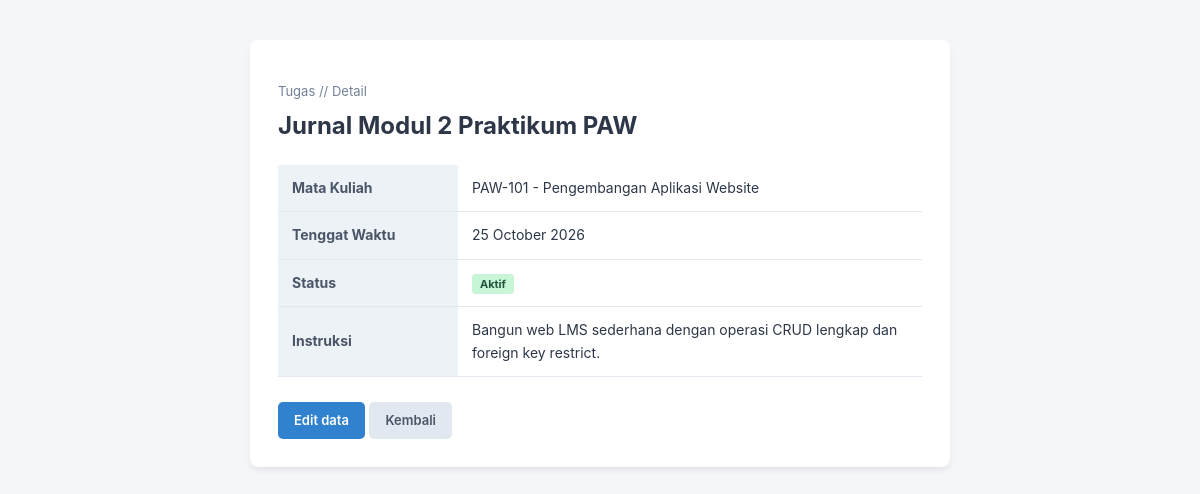
The app's page /detail_tugas.php?id=2 with its own data.
### tables this page shows
CREATE TABLE IF NOT EXISTS tugas (
    id INT UNSIGNED AUTO_INCREMENT PRIMARY KEY,
    mata_kuliah_id INT UNSIGNED NOT NULL,
    judul VARCHAR(150) NOT NULL,
    instruksi TEXT NOT NULL,
    tenggat DATE NOT NULL,
    status VARCHAR(20) NOT NULL,
    FOREIGN KEY (mata_kuliah_id) REFERENCES mata_kuliah(id) ON DELETE RESTRICT
);

CREATE TABLE IF NOT EXISTS mata_kuliah (
    id INT UNSIGNED AUTO_INCREMENT PRIMARY KEY,
    kode VARCHAR(20) NOT NULL UNIQUE,
    nama VARCHAR(100) NOT NULL,
    dosen VARCHAR(100) NOT NULL,
    semester TINYINT UNSIGNED NOT NULL
);

### detail_tugas.php (the view, shortened to what this page needs)
<?php
require 'koneksi.php';
$id = (int)($_GET['id'] ?? 0);
$stmt = $conn->prepare("SELECT t.*, mk.kode AS kode_mk, mk.nama AS nama_mk
                        FROM tugas t
                        JOIN mata_kuliah mk ON t.mata_kuliah_id = mk.id
                        WHERE t.id = ?");
$stmt->bind_param('i', $id);
$stmt->execute();
$data = $stmt->get_result()->fetch_assoc();
?>
<!DOCTYPE html>
<html lang="id">
<head>
    <link rel="stylesheet" href="style.css">
</head>
<body>
    <main class="container">
        <div class="card" style="max-width: 700px; margin: 40px auto;">
            <p style="font-size: 13px; color: #718096; margin-bottom: 5px;">Tugas // Detail</p>
            <h2 style="margin-top: 0;"><?= htmlspecialchars($data['judul']); ?></h2>
            <table>
                <tr>
                    <th style="width: 180px;">Mata Kuliah</th>
                    <td><?= htmlspecialchars($data['kode_mk'] . ' - ' . $data['nama_mk']); ?></td>
                </tr>
                <tr>
                    <th>Tenggat Waktu</th>
                    <td><?= date('d F Y', strtotime($data['tenggat'])); ?></td>
                </tr>
                <tr>
                    <th>Status</th>
                    <td><span class="badge badge-<?= strtolower($data['status']); ?>"><?= htmlspecialchars($data['status']); ?></span></td>
                </tr>
                <tr>
                    <th>Instruksi</th>
                    <td><?= nl2br(htmlspecialchars($data['instruksi'])); ?></td>
                </tr>
            </table>
            <div style="margin-top: 25px;">
                <a href="edit_tugas.php?id=<?= $id; ?>" class="btn btn-primary">Edit data</a>
                <a href="tugas.php" class="btn btn-secondary">Kembali</a>
            </div>
        </div>
    </main>
</body>
</html>

### style.css (style rules this page uses)
* { box-sizing: border-box; }
body { margin: 0; padding: 0; font-family: -apple-system, BlinkMacSystemFont, "Segoe UI", Roboto, Helvetica, Arial, sans-serif; background-color: #f4f6fa; color: #2d3748; line-height: 1.6; }
.container { max-width: 1050px; margin: 35px auto; padding: 0 20px; }
.card { background: #ffffff; border-radius: 8px; box-shadow: 0 4px 6px -1px rgba(0,0,0,0.08); padding: 28px; margin-bottom: 25px; }
table { width: 100%; border-collapse: collapse; margin-top: 15px; }
table th, table td { padding: 12px 14px; text-align: left; border-bottom: 1px solid #e2e8f0; font-size: 14px; }
table th { background-color: #edf2f7; color: #4a5568; font-weight: 700; }
.btn { display: inline-block; padding: 8px 16px; border-radius: 5px; font-size: 13px; font-weight: 600; text-decoration: none; cursor: pointer; border: none; }
.btn-primary { background: #3182ce; color: white; }
.btn-secondary { background: #e2e8f0; color: #4a5568; }
.badge { padding: 3px 8px; border-radius: 4px; font-size: 11px; font-weight: 700; }
.badge-aktif { background: #c6f6d5; color: #22543d; }

### records on screen
tugas: judul "Jurnal Modul 2 Praktikum PAW", mata_kuliah.nama "PAW-101 - Pengembangan Aplikasi Website", tenggat "25 October 2026", status "Aktif", instruksi "Bangun web LMS sederhana dengan operasi CRUD lengkap dan foreign key restrict."
